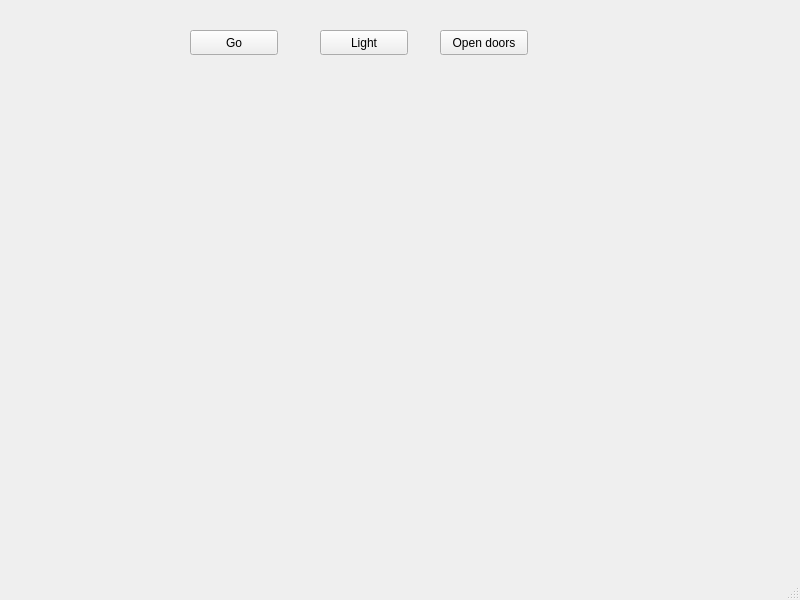
<?xml version="1.0" encoding="UTF-8"?>
<ui version="4.0">
 <class>MainWindow</class>
 <widget class="QMainWindow" name="MainWindow">
  <property name="geometry">
   <rect>
    <x>0</x>
    <y>0</y>
    <width>800</width>
    <height>600</height>
   </rect>
  </property>
  <property name="minimumSize">
   <size>
    <width>800</width>
    <height>600</height>
   </size>
  </property>
  <property name="maximumSize">
   <size>
    <width>800</width>
    <height>600</height>
   </size>
  </property>
  <property name="windowTitle">
   <string>MainWindow</string>
  </property>
  <widget class="QWidget" name="centralwidget">
   <widget class="QPushButton" name="pushButton">
    <property name="geometry">
     <rect>
      <x>190</x>
      <y>30</y>
      <width>88</width>
      <height>25</height>
     </rect>
    </property>
    <property name="text">
     <string>Go</string>
    </property>
   </widget>
   <widget class="QPushButton" name="pushButton_2">
    <property name="geometry">
     <rect>
      <x>320</x>
      <y>30</y>
      <width>88</width>
      <height>25</height>
     </rect>
    </property>
    <property name="text">
     <string>Light</string>
    </property>
   </widget>
   <widget class="QPushButton" name="pushButton_3">
    <property name="geometry">
     <rect>
      <x>440</x>
      <y>30</y>
      <width>88</width>
      <height>25</height>
     </rect>
    </property>
    <property name="text">
     <string>Open doors</string>
    </property>
   </widget>
  </widget>
  <widget class="QMenuBar" name="menubar">
   <property name="geometry">
    <rect>
     <x>0</x>
     <y>0</y>
     <width>800</width>
     <height>22</height>
    </rect>
   </property>
  </widget>
  <widget class="QStatusBar" name="statusbar"/>
 </widget>
 <resources/>
 <connections/>
</ui>
